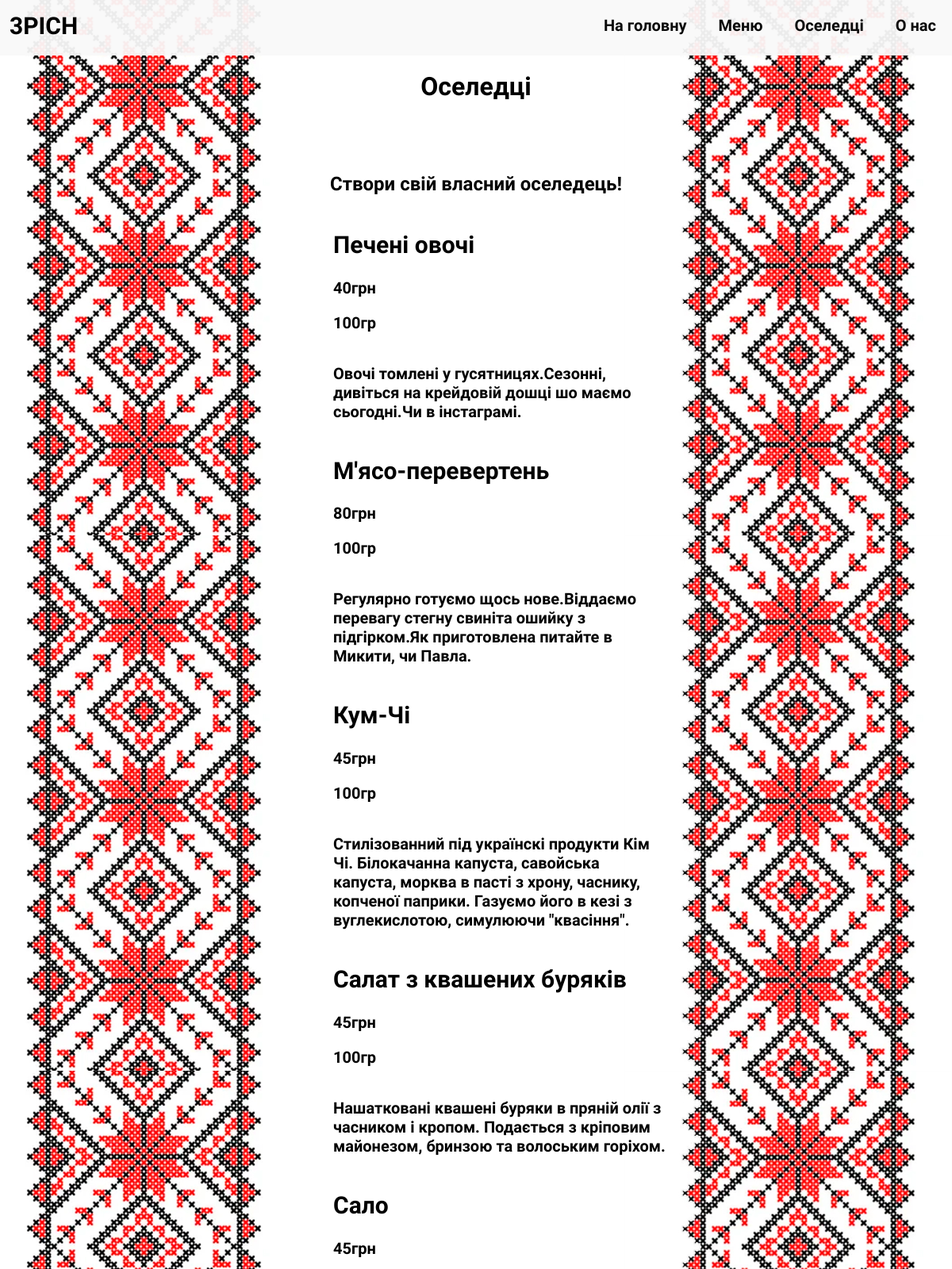
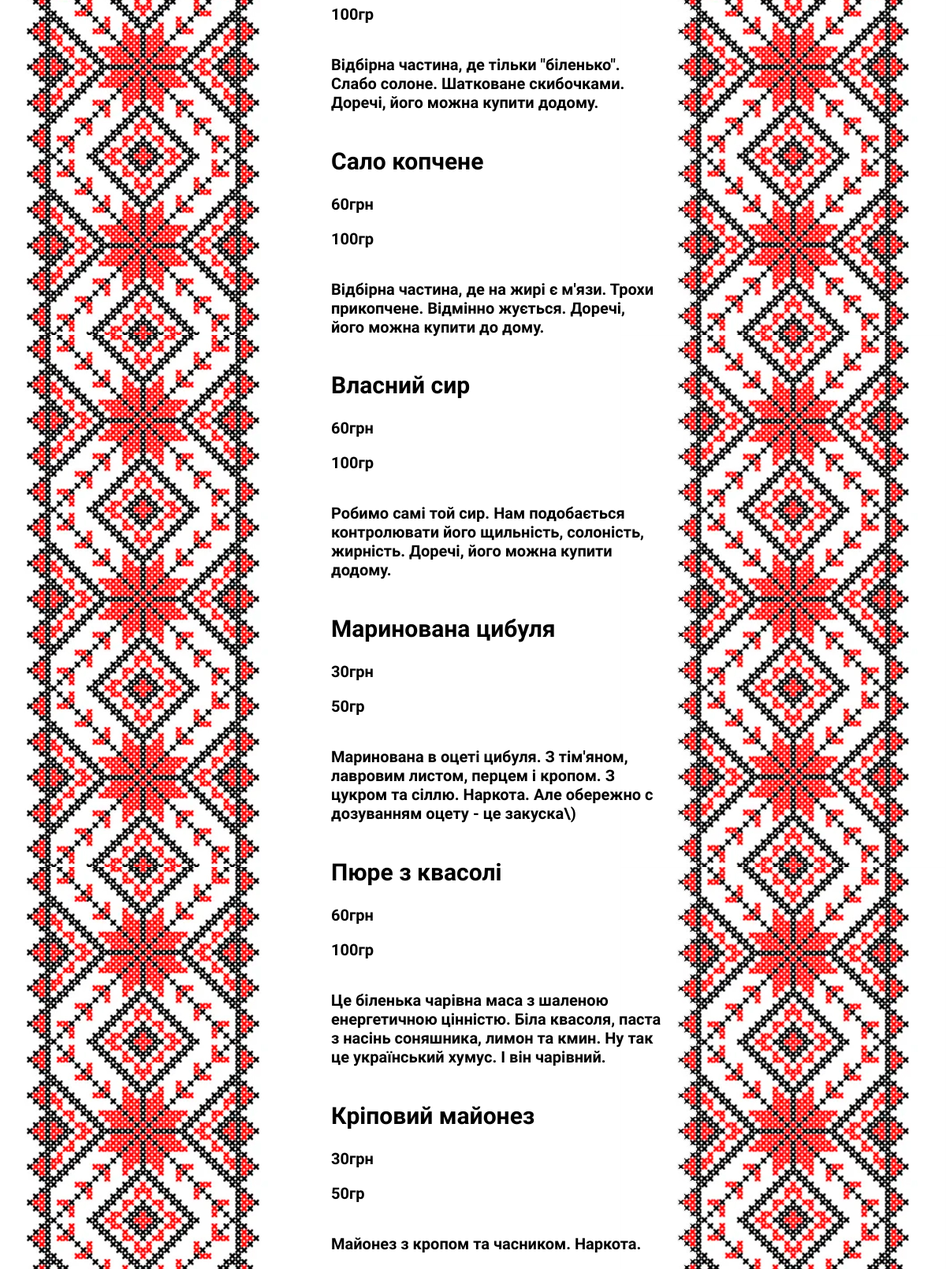
Page /osel on the committed database (2 pictures, top to bottom).
### Threepich/models.py (models this page shows, shortened)
class Threepich(models.Model):
        title = models.CharField(max_length = 255)
        cost = models.TextField(blank = True)
        weight = models.TextField(blank = True)
        content = models.TextField(blank = True)
        photo = models.ImageField(upload_to="photo/%Y/%m/%d")
        time_create = models.DateTimeField(auto_now_add = True)
        time_update = models.DateTimeField(auto_now = True)
        is_published = models.BooleanField(default=True)

### Threepich/views.py (the view)
# urls.py: path('osel', osel, name='osel'),
def osel(requests):
    osel =  Threepich.objects.all()[21:31]
    return render(requests, 'Threepich/osel.html',{'osel':osel})

### Threepich/templates/Threepich/osel.html (shortened to what this page needs)
{% extends 'Threepich/base.html' %}
{% load static %}
{% block css_add %}
 <link type ="text/css" href = "{% static 'threepich/index.css' %}" rel="stylesheet" />
{% endblock %}
{% block content %}
<div>
    <h1 class="h5">Оселедці</h1>
    <h2 class="h5">Створи свій власний оселедець!</h2>
    <div>
        {% for p in osel %}
        <li class="menu_list">
            <div>
            <h2>{{p.title}}</h2>
            <p>{{p.cost}}</p>
            <p>{{p.weight}}</p>
            </div>
        </li>
        <p class="cont">{{p.content}}</p>
        {%endfor%}
    </div>
</div>
{% endblock %}

### Threepich/templates/Threepich/base.html (shortened to what this page needs)
{% load static %}
<!DOCTYPE html>
<html lang="ua">
<head>
    {% block css_add %} {% endblock %}
</head>
<body>
    <nav class="navbar">
        <div class="container">
            <div class="navbar__wrap">
                <a href="#" class="logo" id="logo">3PICH</a>
                <ul class="menu" id="menu">
                    <li><a href="{% url 'index' %}">На головну</a></li>
                    <li><a href="#Menu">Меню</a></li>
                    <li><a href="{% url 'osel' %}">Оселедці</a></li>
                    <li><a href="{% url 'about' %}">О нас</a></li>
                </ul>
            </div>
        </div>
    </nav>
{% block content %}
{% endblock %}
</body>
</html>

### Threepich/static/threepich/index.css (style rules this page uses)
body { background-color: #f9f9f9; margin: 0; font-family: 'Alumni Sans Pinstripe', sans-serif; background-image: url('backgr.jpg'); background-size: 100%; }
.navbar { position: fixed; left: 0; top: 0; width: 100%; height: 70px; z-index: 100; background-color:rgba(253, 253, 253); }
.navbar { position: fixed; width: 100%; height: 70px; background-color: #f9f9f9f1; left:0; top: 0; }
.navbar__wrap { display: flex; justify-content: space-between; height: 100%; }
.menu { font-weight: bold; font-size: 20px; }
.logo { text-decoration: none; color:black; font-size: 30px; font-weight: bold; text-transform: uppercase; display: flex; align-items:center; padding-left: 1%; }
.menu > li > a { text-decoration: none; }
.navbar__wrap .menu { display: flex; }
.navbar__wrap .menu > li { display: flex; align-items: stretch; }
.navbar__wrap .menu > li > a { display: flex; align-items: center; padding: 0 20px; color: rgb(10, 10, 10) }
.container { width: 100%; height: auto; position: relative; }
.h5 { text-align: center; margin-top: 90px; }
.menu_list { list-style-type: none; font-size: 20px; color:black; display: flex; justify-content: space-between; padding: 0px 20% 0px 35%; position: relative; font-weight: bold; }
.cont { font-weight: bold; font-size: 20px; position: relative; padding: 0px 30% 0px 35%; }

### rows in the picture
Threepich: title "Печені овочі", cost "40грн", weight "100гр", content "Овочі томлені у гусятницях.Сезонні, дивіться на крейдовій дошці шо маємо сьогодні.Чи в інстаграмі."
Threepich: title "М'ясо-перевертень", cost "80грн", weight "100гр", content "Регулярно готуємо щось нове.Віддаємо перевагу стегну свиніта ошийку з підгірком.Як приготовлена питайте в Микити, чи Павла."
Threepich: title "Кум-Чі", cost "45грн", weight "100гр", content "Стилізованний під українскі продукти Кім Чі. Білокачанна капуста, савойська капуста, морква в пасті з хрону, часнику, копченої паприки. Газуємо його в кезі з вуглекислотою, симулюючи \"квасіння\"."
Threepich: title "Салат з квашених буряків", cost "45грн", weight "100гр", content "Нашатковані квашені буряки в пряній олії з часником і кропом. Подається з кріповим майонезом, бринзою та волоським горіхом."
Threepich: title "Сало", cost "45грн", weight "100гр", content "Відбірна частина, де тільки \"біленько\". Слабо солоне. Шатковане скибочками. Доречі, його можна купити додому."
Threepich: title "Сало копчене", cost "60грн", weight "100гр", content "Відбірна частина, де на жирі є м'язи. Трохи прикопчене. Відмінно жується. Доречі, його можна купити до дому."
Threepich: title "Власний сир", cost "60грн", weight "100гр", content "Робимо самі той сир. Нам подобається контролювати його щильність, солоність, жирність. Доречі, його можна купити додому."
Threepich: title "Маринована цибуля", cost "30грн", weight "50гр", content "Маринована в оцеті цибуля. З тім'яном, лавровим листом, перцем і кропом. З цукром та сіллю. Наркота. Але обережно с дозуванням оцету - це закуска\\)"
Threepich: title "Пюре з квасолі", cost "60грн", weight "100гр", content "Це біленька чарівна маса з шаленою енергетичною цінністю. Біла квасоля, паста з насінь соняшника, лимон та кмин. Ну так це український хумус. І він чарівний."
Threepich: title "Кріповий майонез", cost "30грн", weight "50гр", content "Майонез з кропом та часником. Наркота."
